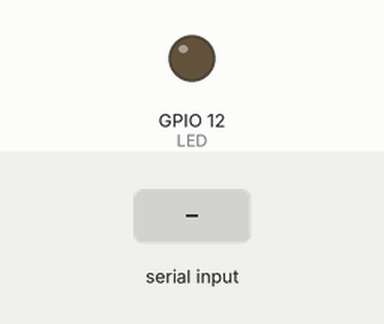
A program run on a simulated ESP32. Parts: output pins drawn as LEDs (lit = HIGH). The test bench sets the inputs (shaded band). Nothing arrives over Bluetooth unless stated.

Above: at 1.2 s.
1.3 s: "1" received over the second serial link
At 2.3 s:
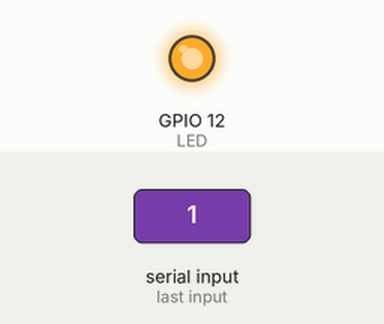
2.8 s: "0" received over the second serial link
At 3.5 s:
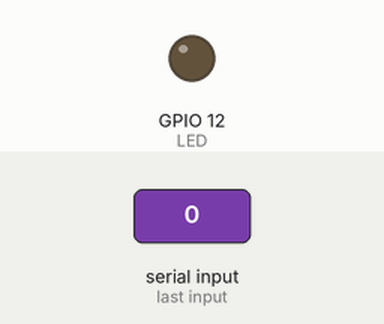
Timing chart, 0 to 5.8 s (numbered marks = the images above; inputs shaded):
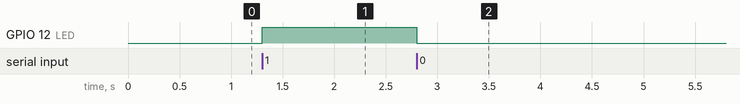

The program:

main.cpp
```cpp
#include <Arduino.h>

#include "BluetoothSerial.h"

const int LED = 12;
BluetoothSerial ESP_BT;

void setup() {
	ESP_BT.begin("LEDoigtsdelamain"); //Changez ce nom afin de reconnaître facilement votre ESP au moment de l'appareillage
	pinMode (LED, OUTPUT);
}

void loop() {
    if (ESP_BT.available()){
        int incoming = ESP_BT.read();
        if (incoming == 49) // 49 : code ASCII pour '1'
        {
            digitalWrite(LED, HIGH);
            ESP_BT.println("La LED est allumée"); // Permet d'envoyer des données au client.
        }

        if (incoming == 48) // 48 : code ASCII pour '0'
        {
            digitalWrite(LED, LOW);
            ESP_BT.println("La LED est éteinte");
        }
    }
}
```

Measured:
- after the input at 1.3 s, GPIO 12 (LED): LOW → HIGH at once
- after the input at 2.8 s, GPIO 12 (LED): HIGH → LOW at once
